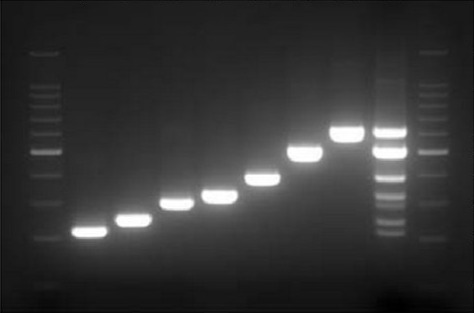
#> input picture gel_image.png, 474 x 313 px
$ python lane_analysis.py
#> lines starting #> are read from the running program, lines starting #| are printed output that depends on the picture; after the words box and inside, x2 and y2 are one past the last pixel; in counts of white or black regions, pixels touching at a corner belong together
import cv2
import numpy as np
import matplotlib.pyplot as plt
import os


def load_and_preprocess_image(path: str = "gel_image.png") -> np.ndarray:
    """
    Görüntüyü gri tonlamada yükler ve hafif Gaussian blur uygular.
    """
    img = cv2.imread(path, cv2.IMREAD_GRAYSCALE)
    if img is None:
        raise FileNotFoundError(
            f"Görüntü yüklenemedi: '{path}'. Dosya adını ve yolunu kontrol edin."
        )

    # Hafif gürültü azaltma
    blurred = cv2.GaussianBlur(img, (5, 5), 0)
    return blurred


def compute_vertical_projection(image: np.ndarray) -> np.ndarray:
    """
    Dikey piksel yoğunluğu projeksiyonunu hesaplar.
    Bantların daha net görünmesi için görüntü terslenir (invert edilir).
    """
    inverted = cv2.bitwise_not(image)
    vertical_projection = np.sum(inverted, axis=0).astype(np.float32)
    return vertical_projection


def smooth_signal(signal: np.ndarray, kernel_size: int = 31) -> np.ndarray:
    """
    1D sinyali basit bir kutu filtre (moving average) ile yumuşatır.
    """
    kernel_size = max(5, kernel_size | 1)  # tek sayı ve en az 5
    kernel = np.ones(kernel_size, dtype=np.float32) / kernel_size
    smoothed = np.convolve(signal, kernel, mode="same")
    return smoothed


def find_lane_boundaries(
    vertical_projection: np.ndarray, min_distance: int = 20
) -> np.ndarray:
    """
    Dikey projeksiyondaki lokal minimumları (vadileri) şerit sınırı olarak tespit eder.

    Basit bir lokal minimum arama ve minimum mesafe filtresi kullanılır.
    """
    signal = vertical_projection

    # Adaptif eşik: sinyal dinamiğine göre alt limit
    s_min, s_max = float(np.min(signal)), float(np.max(signal))
    amplitude = s_max - s_min
    threshold = s_min + amplitude * 0.15  # daha derin vadileri tercih et

    candidate_indices = []
    for i in range(1, len(signal) - 1):
        if signal[i] < signal[i - 1] and signal[i] < signal[i + 1]:
            if signal[i] <= threshold:
                candidate_indices.append(i)

    # Minimum mesafe filtresi (yakın vadileri birleştir)
    filtered_minima = []
    last_idx = None
    for idx in candidate_indices:
        if last_idx is None or idx - last_idx >= min_distance:
            filtered_minima.append(idx)
            last_idx = idx
        else:
            # Yakınsa, daha derin olanı koru
            prev_idx = filtered_minima[-1]
            if signal[idx] < signal[prev_idx]:
                filtered_minima[-1] = idx
                last_idx = idx

    minima = np.array(filtered_minima, dtype=int)

    # Her durumda en sol ve en sağa sınır ekle
    if minima.size == 0:
        # Minimum bulunamazsa, kaba bir eşit bölme yap
        width = len(signal)
        approx_lane_width = max(width // 8, 40)
        minima = np.arange(approx_lane_width, width, approx_lane_width, dtype=int)

    boundaries = np.concatenate(([0], minima, [len(signal) - 1]))
    return boundaries


def draw_lane_boundaries(image: np.ndarray, boundaries: np.ndarray) -> np.ndarray:
    """
    Orijinal görüntü üzerinde tespit edilen şerit sınırlarını kırmızı dikey çizgilerle çizer.
    """
    color_img = cv2.cvtColor(image, cv2.COLOR_GRAY2BGR)
    h, _ = image.shape

    # İlk ve son sınırı (0 ve width-1) çizmeye gerek olmayabilir,
    # ama netlik için tüm sınırları çiziyoruz.
    for x in boundaries:
        cv2.line(color_img, (int(x), 0), (int(x), h - 1), (0, 0, 255), 1)

    # Her bir kulvarın merkezine kulvar numarasını yaz
    num_lanes = len(boundaries) - 1
    for i in range(num_lanes):
        x_start = int(boundaries[i])
        x_end = int(boundaries[i + 1])
        x_center = (x_start + x_end) // 2
        cv2.putText(
            color_img,
            str(i + 1),
            (x_center - 10, 30),
            cv2.FONT_HERSHEY_SIMPLEX,
            0.8,
            (0, 255, 0),
            2,
            cv2.LINE_AA,
        )

    return color_img


def compute_lane_intensity_profile(
    image: np.ndarray, boundaries: np.ndarray, lane_index: int = 0
) -> np.ndarray:
    """
    Verilen lane_index'e karşılık gelen şerit için yatay yoğunluk profilini hesaplar.

    - X ekseni: Satır indeksi (bant pozisyonu)
    - Y ekseni: Ortalama piksel yoğunluğu
    """
    if len(boundaries) < 2:
        raise ValueError("Şerit sınırları geçersiz veya yetersiz.")

    num_lanes = len(boundaries) - 1
    if lane_index < 0 or lane_index >= num_lanes:
        raise IndexError(f"Geçersiz şerit indeksi: {lane_index}. Toplam şerit sayısı: {num_lanes}")

    x_start = int(boundaries[lane_index])
    x_end = int(boundaries[lane_index + 1])

    if x_end <= x_start:
        raise ValueError("Seçilen şerit için geçersiz sınırlar.")

    # Şerit içindeki gri değerleri kullan
    lane_roi = image[:, x_start:x_end]

    # Her bir satır için ortalama piksel yoğunluğu
    # Jel arka planı koyu, bantlar parlak olduğu için,
    # bantlar grafikte "yukarı doğru pik" olarak çıkar.
    profile = lane_roi.mean(axis=1)
    return profile


def analyze_profile(profile: np.ndarray):
    """
    Profildeki bant piklerini (lokal maksimumlar) tespit eder ve
    kullanıcı için açıklayıcı bir metin döndürür.
    """
    if profile.size < 3:
        return np.array([], dtype=int), "Profil çok kısa, yorum yapılamıyor."

    # Profildeki gürültüyü azaltmak için yumuşatma
    kernel_size = max(5, (profile.size // 30) | 1)
    smoothed = smooth_signal(profile, kernel_size=kernel_size)

    s_min, s_max = float(smoothed.min()), float(smoothed.max())
    amplitude = s_max - s_min
    if amplitude <= 0:
        return np.array([], dtype=int), "Profil neredeyse sabit; belirgin bant görünmüyor."

    threshold = s_min + amplitude * 0.2  # yeterince güçlü pikleri al

    peak_indices = []
    for i in range(1, len(smoothed) - 1):
        if smoothed[i] > smoothed[i - 1] and smoothed[i] > smoothed[i + 1]:
            if smoothed[i] >= threshold:
                peak_indices.append(i)

    peaks = np.array(peak_indices, dtype=int)

    # Açıklayıcı metin
    lines = []
    lines.append("Grafik yorumu:")
    lines.append("- X ekseni: Jel üzerinde üstten alta doğru bant konumu (satır indeksi).")
    lines.append("- Y ekseni: Seçilen kulvardaki ortalama parlaklık (bant yoğunluğu).")
    lines.append(
        "- Eğrideki 'yükseliş' bant bölgesine girildiğini, 'düşüş' ise banttan çıkıldığını gösterir."
    )
    lines.append("- Tepe (pik) noktaları, jel üzerindeki parlak bantların merkezini temsil eder.")

    if len(peaks) == 0:
        lines.append(
            "\nBu kulvarda eşik üzerinde belirgin pik saptanmadı; kulvar zayıf veya boş olabilir."
        )
    else:
        lines.append(f"\nBu kulvarda yaklaşık {len(peaks)} adet belirgin bant (pik) saptandı.")
        peak_str = ", ".join(str(int(p)) for p in peaks)
        lines.append(
            f"- Bantlara karşılık gelen pik konumları (satır indeksleri): {peak_str} "
            "(üstten alta doğru)."
        )
        lines.append(
            "- Pik yüksekliği ne kadar büyükse, o banttaki molekül miktarı o kadar fazladır."
        )

    explanation = "\n".join(lines)
    return peaks, explanation


def print_menu(num_lanes: int):
    """
    Konsol ana menü çıktısını daha okunaklı bir şekilde yazdırır.
    """
    print("\n" + "=" * 60)
    title = f" Toplam {num_lanes} kulvar (şerit) bulundu "
    print(title.center(60, "="))
    print("=" * 60)
    print(" [1-9] : Kulvar seç".ljust(40) + "q : Çıkış")
    print("=" * 60 + "\n")


def print_profile_explanation(
    lane_index: int, profile: np.ndarray, peaks: np.ndarray, explanation: str
):
    """
    Seçili kulvar için profil açıklamasını çerçeveli olarak konsola yazdırır.
    Pikler varsa, her pik için satır indeksi, yoğunluk ve normalize pozisyonu
    tablo halinde özetler.
    """
    print("\n" + "-" * 60)
    print(f"Kulvar {lane_index + 1} | Pik sayısı: {len(peaks)}")
    print("-" * 60)
    print(explanation)

    # Pik özeti tablosu
    if peaks is not None and len(peaks) > 0:
        peaks = np.asarray(peaks, dtype=int)
        valid_peaks = peaks[(peaks >= 0) & (peaks < len(profile))]
        if len(valid_peaks) > 0:
            intensities = profile[valid_peaks]
            max_intensity = float(intensities.max()) if len(intensities) > 0 else 1.0
            sum_intensity = float(intensities.sum()) if len(intensities) > 0 else 1.0
            mean_intensity = float(intensities.mean())
            std_intensity = float(intensities.std()) if len(intensities) > 0 else 0.0
            length = max(1, len(profile) - 1)

            print("\nPik Özeti (jel üzerinde üstten alta doğru):")
            print("-" * 60)
            print(" Satir | Yogunluk | Max(%) | Toplam(%) | Z-skor | Pozisyon(0-1)")
            print("-" * 60)
            for row_idx, intensity in zip(valid_peaks, intensities):
                rel_to_max = (float(intensity) / max_intensity) * 100.0
                rel_to_sum = (float(intensity) / sum_intensity) * 100.0
                if std_intensity > 0:
                    z_score = (float(intensity) - mean_intensity) / std_intensity
                else:
                    z_score = 0.0
                norm_pos = float(row_idx) / float(length)
                print(
                    f" {int(row_idx):5d} | {float(intensity):9.3f} |"
                    f" {rel_to_max:7.2f} | {rel_to_sum:9.2f} | {z_score:6.2f} | {norm_pos:12.4f}"
                )
            print("-" * 60)

            # Kulvar geneli için kısa özet
            print(
                f"Toplam pik sayisi: {len(valid_peaks)}, "
                f"Toplam yogunluk: {sum_intensity:.3f}, "
                f"Ortalama: {mean_intensity:.3f}"
            )

    print("-" * 60 + "\n")


def save_lane_report(
    lane_index: int, profile: np.ndarray, peaks: np.ndarray, report_path: str
) -> None:
    """
    Seçili kulvar için pik bilgilerini CSV formatında rapor dosyasına kaydeder.

    CSV kolonları:
    lane_index, peak_row, peak_intensity, rel_intensity_max_percent,
    rel_intensity_sum_percent, z_score, normalized_position
    """
    # Raporlanacak pik yoksa yine de kulvarın boş olduğunu işaretle
    if peaks is None or len(peaks) == 0:
        with open(report_path, "a", encoding="utf-8") as f:
            f.write(f"{lane_index + 1},,,,\n")
        return

    peaks = np.asarray(peaks, dtype=int)
    valid_peaks = peaks[(peaks >= 0) & (peaks < len(profile))]
    if len(valid_peaks) == 0:
        # Tüm pikler geçersiz ise, boş satır yaz
        with open(report_path, "a", encoding="utf-8") as f:
            f.write(f"{lane_index + 1},,,,\n")
        return

    intensities = profile[valid_peaks]
    max_intensity = float(intensities.max()) if len(intensities) > 0 else 1.0
    sum_intensity = float(intensities.sum()) if len(intensities) > 0 else 1.0
    mean_intensity = float(intensities.mean())
    std_intensity = float(intensities.std()) if len(intensities) > 0 else 0.0
    length = max(1, len(profile) - 1)

    with open(report_path, "a", encoding="utf-8") as f:
        for row_idx, intensity in zip(valid_peaks, intensities):
            rel_to_max = (float(intensity) / max_intensity) * 100.0
            rel_to_sum = (float(intensity) / sum_intensity) * 100.0
            if std_intensity > 0:
                z_score = (float(intensity) - mean_intensity) / std_intensity
            else:
                z_score = 0.0
            norm_pos = float(row_idx) / float(length)
            f.write(
                f"{lane_index + 1},{int(row_idx)},{float(intensity):.3f},"
                f"{rel_to_max:.2f},{rel_to_sum:.2f},{z_score:.3f},{norm_pos:.4f}\n"
            )


def update_lane_view(
    lane_index: int,
    gray_blurred: np.ndarray,
    boundaries: np.ndarray,
    num_lanes: int,
    report_path: str,
    output_dir: str,
) -> None:
    """
    Seçilen kulvarın profilini hesaplar, grafiği günceller, konsola açıklama ve tablo
    yazar, ayrıca CSV raporunu ve profil görüntüsünü kaydeder.
    """
    profile = compute_lane_intensity_profile(
        gray_blurred, boundaries, lane_index=lane_index
    )
    peaks, explanation = analyze_profile(profile)
    profile_img = plot_profile_to_image(profile, peaks=peaks)

    # Güncel kulvar numarasını ve pik sayısını görüntü üzerine yaz
    cv2.putText(
        profile_img,
        f"Kulvar: {lane_index + 1} | Pik sayisi: {len(peaks)}",
        (10, 25),
        cv2.FONT_HERSHEY_SIMPLEX,
        0.6,
        (0, 0, 255),
        2,
    )

    print(f"Kulvar {lane_index + 1} profili gosteriliyor...")
    print_profile_explanation(lane_index, profile, peaks, explanation)

    # Raporu ve profil görüntüsünü kaydet
    save_lane_report(lane_index, profile, peaks, report_path)
    print(f"Rapor güncellendi: {report_path}")

    profile_path = os.path.join(output_dir, f"profile_lane_{lane_index + 1}.png")
    cv2.imwrite(profile_path, profile_img)
    print(f"Profil görüntüsü kaydedildi: {profile_path}")

    # Profil penceresini güncelle
    cv2.imshow("Serit Yogunluk Profili", profile_img)


def plot_profile_to_image(profile: np.ndarray, peaks=None) -> np.ndarray:
    """
    Matplotlib ile yoğunluk profilini çizer ve sonucu bir numpy görüntüsüne dönüştürür.
    Böylece profil, cv2.imshow ile gösterilebilir.
    """
    fig, ax = plt.subplots(figsize=(6, 4))
    ax.plot(profile, label="Yoğunluk Profili")

    # Pikleri grafikte kırmızı işaretçilerle göster
    if peaks is not None and len(peaks) > 0:
        peaks = np.asarray(peaks, dtype=int)
        valid_peaks = peaks[(peaks >= 0) & (peaks < len(profile))]
        if len(valid_peaks) > 0:
            ax.scatter(
                valid_peaks,
                profile[valid_peaks],
                color="red",
                s=30,
                label="Bant Pikleri",
                zorder=3,
            )

    # Not: Bazı Windows kurulumlarında Türkçe karakterler (Ş, Ğ, İ, ı, ç, ö, ü)
    # pencere başlıklarında bozulabildiği için, grafik başlık ve eksenleri
    # ASCII karakterlerle yazıyoruz.
    ax.set_title("Serit Yogunluk Profili")
    ax.set_xlabel("Satir Indeksi (Bant pozisyonu)")
    ax.set_ylabel("Ortalama Piksel Yogunlugu")

    if peaks is not None and len(peaks) > 0:
        ax.legend(loc="best")
    fig.tight_layout()

    # Figure'ı RGBA numpy array'e dönüştür (backend-bağımsız yöntem)
    fig.canvas.draw()
    w, h = fig.canvas.get_width_height()
    plot_img = np.frombuffer(fig.canvas.buffer_rgba(), dtype=np.uint8)
    plot_img = plot_img.reshape((h, w, 4))

    # RGBA -> BGR (cv2.imshow ile uyumlu)
    plot_img = cv2.cvtColor(plot_img, cv2.COLOR_RGBA2BGR)

    plt.close(fig)
    return plot_img


def main():
    # 1) Görüntü yükleme ve ön işleme
    # Script ve görüntü aynı klasördeyse sadece dosya adını kullanmak yeterli:
    # lane_analysis.py  ->  gel_image.png  (aynı dizin)
    try:
        gray_blurred = load_and_preprocess_image("gel_image.png")
#> in load_and_preprocess_image, img is the input picture: shape (313, 474); min 0, max 255, mean 53.6
    except FileNotFoundError as e:
        print(e)
        print("Lütfen 'gel_image.png' dosyasının script ile aynı dizinde olduğundan emin olun.")
        return

    # 2) Dikey projeksiyon ve şerit sınırlarının tespiti
    vertical_projection = compute_vertical_projection(gray_blurred)
#> in compute_vertical_projection, `inverted = cv2.bitwise_not(image)`:
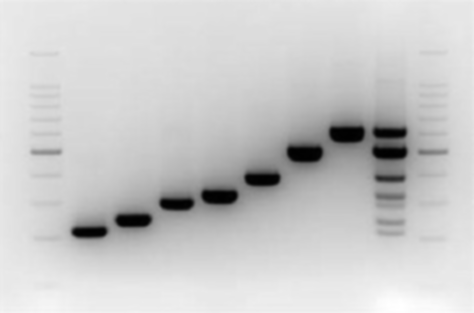
#> inverted: shape (313, 474); min 0, max 255, mean 201.4
#> in compute_vertical_projection, `vertical_projection = np.sum(inverted, axis=0).astype(np.float32)`: vertical_projection = 474 values, max 72526 at index 1, min 54986 at index 380, mean 63037.8

    width = gray_blurred.shape[1]
    kernel_size = max(15, (width // 50) | 1)
    smoothed_projection = smooth_signal(vertical_projection, kernel_size=kernel_size)
#> in smooth_signal, `smoothed = np.convolve(signal, kernel, mode="same")`: smoothed = 474 values, max 71857.5 at index 7, min 37719.3 at index 473, mean 62473.2
#> smoothed_projection has the same summary as smoothed in smooth_signal

    min_distance = max(20, width // 20)
    boundaries = find_lane_boundaries(smoothed_projection, min_distance=min_distance)
#> in find_lane_boundaries, `signal = vertical_projection`: signal has the same summary as smoothed in smooth_signal
#> in find_lane_boundaries, `s_min, s_max = float(np.min(signal)), float(np.max(signal))`: s_min = 37719.3; s_max = 71857.5
#> in find_lane_boundaries, `amplitude = s_max - s_min`: amplitude = 34138.1
#> in find_lane_boundaries, `threshold = s_min + amplitude * 0.15`: threshold = 42840.1
#> after the loop in find_lane_boundaries, `for i in range(1, len(signal) - 1):`: candidate_indices = []
#> in find_lane_boundaries, `minima = np.array(filtered_minima, dtype=int)`: minima = empty array
#> in find_lane_boundaries, `width = len(signal)`: width = 474
#> in find_lane_boundaries, `approx_lane_width = max(width // 8, 40)`: approx_lane_width = 59
#> in find_lane_boundaries, `boundaries = np.concatenate(([0], minima, [len(signal) - 1]))`: boundaries = [0, 59, 118, 177, 236, 295, 354, 413, 472, 473]
#> boundaries = [0, 59, 118, 177, 236, 295, 354, 413, 472, 473]

    # Şerit sınırlarını görüntü üzerinde çiz
    lane_image = draw_lane_boundaries(gray_blurred, boundaries)
#> the loop in draw_lane_boundaries, `for x in boundaries:` made 10 passes
#> x on passes 2 to 9: 59, 118, 177, 236, 295, 354, 413, 472
#> after the loop in draw_lane_boundaries, `for x in boundaries:`:
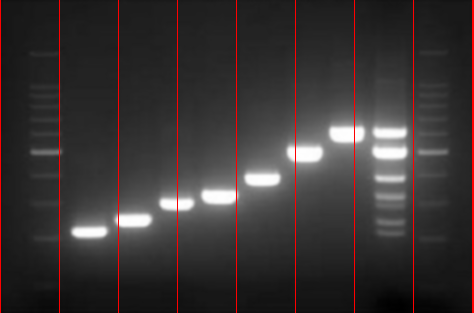
#> color_img: shape (313, 474, 3); mean B, G, R 52.6, 52.6, 58
#> in draw_lane_boundaries, `num_lanes = len(boundaries) - 1`: num_lanes = 9
#> the loop in draw_lane_boundaries, `for i in range(num_lanes):` made 9 passes
#> (x_start, x_end, x_center) on passes 1 to 8: (0, 59, 29), (59, 118, 88), (118, 177, 147), (177, 236, 206), (236, 295, 265), (295, 354, 324), (354, 413, 383), (413, 472, 442)
#> after the loop in draw_lane_boundaries, `for i in range(num_lanes):`:
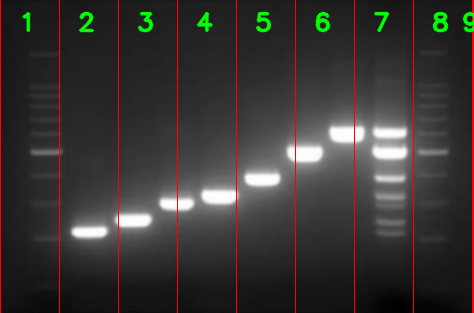
#> color_img: shape (313, 474, 3); 1.29% of pixels changed, all inside (x1, y1, x2, y2) = (21, 11, 474, 33)

    # --- GÜNCELLEME BURADA BAŞLIYOR ---

    # Tespit edilen toplam kulvar sayısı
    num_lanes = len(boundaries) - 1
#> num_lanes = 9
    current_lane_index = 0

    # Rapor dosyasını ve klasörünü hazırla
    output_dir = "outputs"
    os.makedirs(output_dir, exist_ok=True)
    report_path = os.path.join(output_dir, "gel_report.csv")
    with open(report_path, "w", encoding="utf-8") as f:
        f.write(
            "lane_index,peak_row,peak_intensity,"
            "rel_intensity_max_percent,rel_intensity_sum_percent,z_score,normalized_position\n"
        )

    # Şerit sınırları çizilmiş jel görüntüsünü de kaydet
    lane_img_path = os.path.join(output_dir, "lane_boundaries.png")
    cv2.imwrite(lane_img_path, lane_image)
    print(f"Serit sinirlari görüntüsü kaydedildi: {lane_img_path}")

    if num_lanes <= 0:
        print("Hata: Görüntüde hiçbir kulvar (şerit) tespit edilemedi.")
        return

    print_menu(num_lanes)
#> in print_menu, `title = f" Toplam {num_lanes} kulvar (şerit) bulundu "`: title = ' Toplam 9 kulvar (şerit) bulundu '
#| ============= Toplam 9 kulvar (şerit) bulundu ==============


    # 3) İlk şeritin yoğunluk profilini hesapla, göster ve kaydet
    update_lane_view(
        current_lane_index,
        gray_blurred,
        boundaries,
        num_lanes,
        report_path,
        output_dir,
    )
#> in compute_lane_intensity_profile, `num_lanes = len(boundaries) - 1`: num_lanes = 9
#> in compute_lane_intensity_profile, `x_start = int(boundaries[lane_index])`: x_start = 0
#> in compute_lane_intensity_profile, `x_end = int(boundaries[lane_index + 1])`: x_end = 59
#> in compute_lane_intensity_profile, `lane_roi = image[:, x_start:x_end]`:
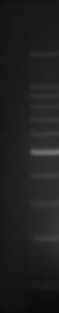
#> lane_roi: shape (313, 59); min 8, max 116, mean 32.4
#> in compute_lane_intensity_profile, `profile = lane_roi.mean(axis=1)`: profile = 313 values, max 69.49 at index 152, min 10.56 at index 312, mean 32.43
#> in analyze_profile, `smoothed = smooth_signal(profile, kernel_size=kernel_size)`: smoothed = 313 values, max 54.77 at index 151, min 6.91 at index 312, mean 32.28
#> in analyze_profile, `s_min, s_max = float(smoothed.min()), float(smoothed.max())`: s_min = 6.91; s_max = 54.77
#> in analyze_profile, `amplitude = s_max - s_min`: amplitude = 47.87
#> in analyze_profile, `threshold = s_min + amplitude * 0.2`: threshold = 16.48
#> after the loop in analyze_profile, `for i in range(1, len(smoothed) - 1):`: peak_indices = [56, 92, 102, 108, 121, 136, 151, 174, 188, 203, 236]
#> in analyze_profile, `peaks = np.array(peak_indices, dtype=int)`: peaks has the same summary as peak_indices
#> in update_lane_view, `peaks, explanation = analyze_profile(profile)`: peaks has the same summary as peak_indices in analyze_profile
#> in plot_profile_to_image, `peaks = np.asarray(peaks, dtype=int)`: peaks has the same summary as peak_indices in analyze_profile
#> in plot_profile_to_image, `valid_peaks = peaks[(peaks >= 0) & (peaks < len(profile))]`: valid_peaks has the same summary as peak_indices in analyze_profile
#> in plot_profile_to_image, `plot_img = cv2.cvtColor(plot_img, cv2.COLOR_RGBA2BGR)`:
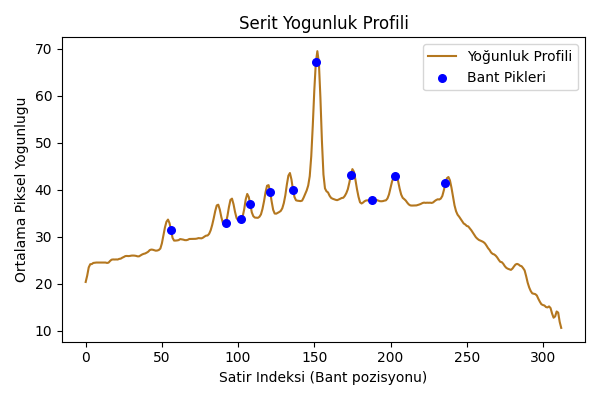
#> plot_img: shape (400, 600, 3); mean R, G, B 247.9, 247.3, 247.2
#> (the rest of the program and of its run is left out)
